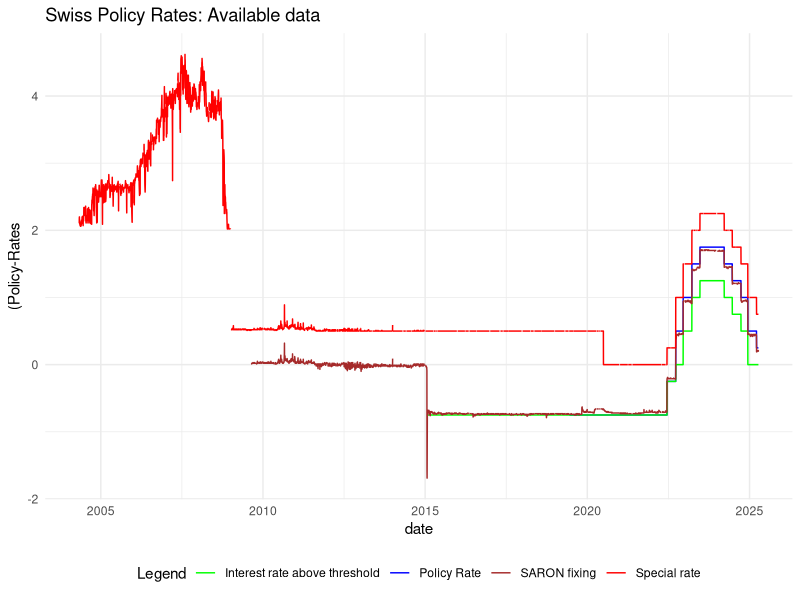
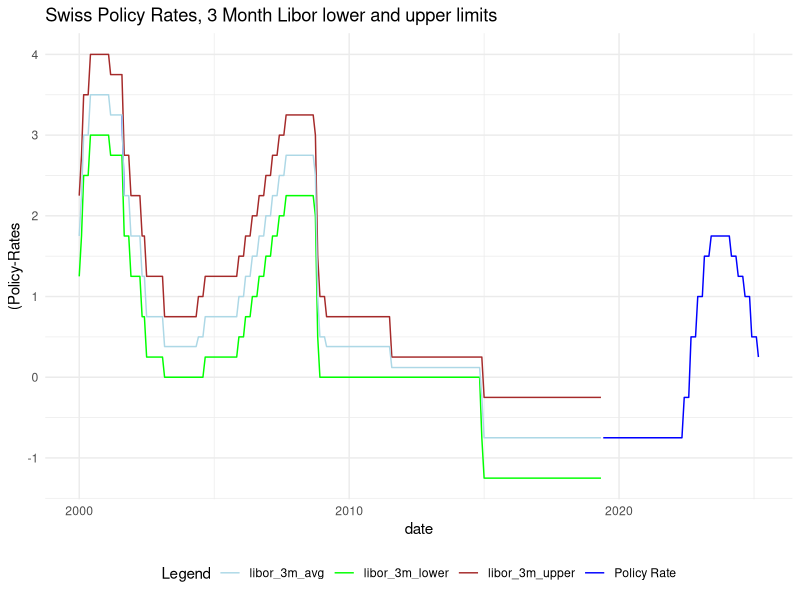
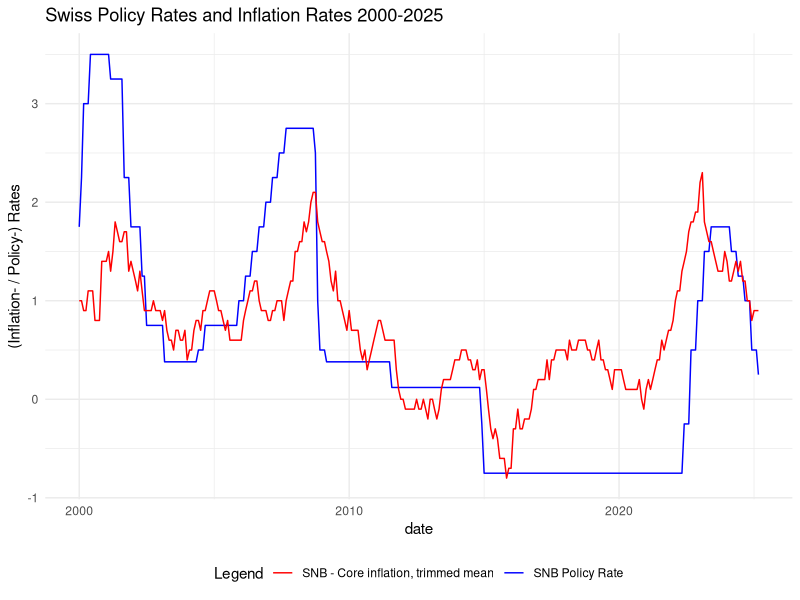

The R script that drew these images, in order:
###install.packages("tidyverse")
library(tidyverse)
library(readxl)
library(zoo)


## Data preparation


# Load data

policy_rate_data <- read_excel("data/snb-data-snbgwdzid-en-all-20250414_1000.xlsx",
                               col_types = c("text", "numeric", "numeric", "numeric", "numeric", "numeric", "numeric", "numeric"),
                               skip = 21)

inflation_data <- read_excel("data/snb-data-plkoprinfla-en-all-20250422_0900.xlsx",
                             skip = 14) #skipping the first 14 rows


# Look at different available columns in the policy rate data:

pr_full <- policy_rate_data %>% 
  as_tibble() %>% 
  select(date = Overview,
         policy = `SNB policy rate`,
         ir_above = `Interest rate on sight deposits above threshold`,
         sar_fix = `SARON fixing at the close of the trading day`,
         special = `Special rate  (Liquidity-shortage financing facility)`) %>%
  mutate(date = ymd(date),
         (across(c(policy, ir_above, sar_fix, special),
                 ~ round(as.numeric(.), 2)))
  )
# view(pr_full)  

ggplot(pr_full, aes(x = date)) +
  geom_line(aes(y = policy, color = "Policy Rate")) +
  geom_line(aes(y = ir_above, color = "Interest rate above threshold")) +
  geom_line(aes(y = sar_fix, color = "SARON fixing")) +
  geom_line(aes(y = special, color = "Special rate")) +
  scale_color_manual(values = c("Policy Rate" = "blue",
                                "Interest rate above threshold" = "green",
                                "SARON fixing" = "brown",
                                "Special rate" = "red")) +
  labs(title = "Swiss Policy Rates: Available data",
       color = "Legend",
       y = "(Policy-Rates") +
  theme_minimal() +
  theme(legend.position = "bottom", legend.direction = "horizontal") 


libor_data <- suppressWarnings(
  read_excel("data/snb-target rate-policy rate-2000-2025.xlsx",
                         range = cell_limits(c(18, 1), c(NA, 4)),
                         col_names = c("date", "policy_rate", "libor_3m_low", "libor_3m_high"),
                         col_types = c("text", "numeric", "numeric", "numeric")) %>%
  mutate(date = ymd(str_c(date, "-01")),
         (across(c(policy_rate, libor_3m_low, libor_3m_high),
                 ~ round(as.numeric(.), 2))),
         libor_3m_avg = (libor_3m_low + libor_3m_high) / 2) %>% 
  mutate(libor_3m_avg = round(libor_3m_avg, 2))
)

ggplot(libor_data, aes(x = date)) +
  geom_line(aes(y = policy_rate, color = "Policy Rate")) +
  geom_line(aes(y = libor_3m_low, color = "libor_3m_lower")) +
  geom_line(aes(y = libor_3m_high, color = "libor_3m_upper")) +
  geom_line(aes(y = libor_3m_avg, color = "libor_3m_avg")) +
  scale_color_manual(values = c("Policy Rate" = "blue",
                                "libor_3m_lower" = "green",
                                "libor_3m_upper" = "brown",
                                "libor_3m_avg" = "lightblue")) +
  labs(title = "Swiss Policy Rates, 3 Month Libor lower and upper limits",
       color = "Legend",
       y = "(Policy-Rates") +
  theme_minimal() +
  theme(legend.position = "bottom", legend.direction = "horizontal") 

# The average of the 3 Month Libor lower and upper limits is the correct proxy for the
# SNB policy rate before 2020.



# Prepare data

pr <- libor_data %>%
  mutate(
  policy_rate = if_else(
    date < as.Date("2019-06-01"),
    libor_3m_avg,       
    policy_rate)) %>% 
    select(date, policy_rate)

infl <- inflation_data %>% 
  as_tibble() %>%
  select(date = Overview, infl = `SNB - Core inflation, trimmed mean`) %>% 
  mutate(date = ymd(str_c(date, "-01")),   # add a '-01' to the date string before making it a date
         infl = as.numeric(infl),
         infl = round(infl, 1))


# Group by year-month and keep the first (oldest) row in each group

# pr <- pr %>%
#   group_by(year_month = floor_date(date, "month")) %>%     # Group by month
#   slice_min(date) %>%             # Keep oldest date in each month
#   ungroup() %>%
#   mutate(date = year_month) %>%   # Overwrite 'date' with YYYY-MM-01
#   select(-year_month)             # Remove temporary column
# view(pr)


# merge data

df <- inner_join(pr, infl, by = "date")  # merge the two tibbles


# convert df to a zoo time series object

df_ts <- zoo(
  df %>% select(-date),
  order.by = df$date
)


## Visualize data

ggplot(df, aes(x = date)) +
  geom_line(aes(y = policy_rate, color = "SNB Policy Rate")) +
  geom_line(aes(y = infl, color = "SNB - Core inflation, trimmed mean")) +
  scale_color_manual(values = c("SNB Policy Rate" = "blue",
                                "SNB - Core inflation, trimmed mean" = "red")) +
  labs(title = "Swiss Policy Rates and Inflation Rates 2000-2025",
       color = "Legend",
       y = "(Inflation- / Policy-) Rates") +
  theme_minimal() +
  theme(legend.position = "bottom", legend.direction = "horizontal")

